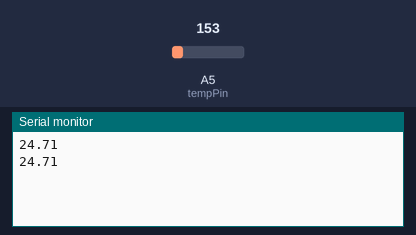
Bench run of a sketch on a simulated Arduino Uno, built with avr-gcc and run on an emulated ATmega328P. Parts: the last lines printed to the serial monitor. The test bench sets the inputs (shaded band); at power-on: A5 (tempPin) = 153.

Above: at 1.8 s.
1.9 s: A5 (tempPin) set to 165
At 2.8 s:
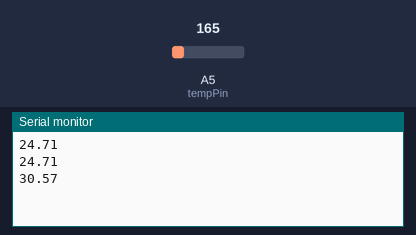
3.4 s: A5 (tempPin) set to 175
At 4.8 s:
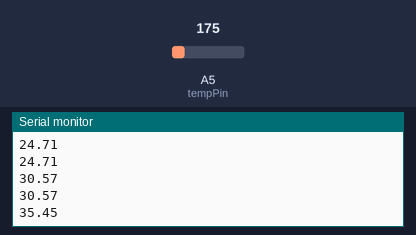
Timing chart, 0 to 6.4 s (numbered marks = the images above; inputs shaded):
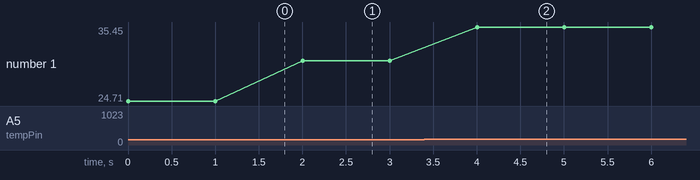

The sketch:

temperature_measure.ino
```cpp
const int tempPin = 5;

void setup() {
  Serial.begin(9600);

  pinMode(tempPin, INPUT);
}

void loop() {
  int sensor = 0;
  float voltage = 0;
  float celsius = 0;

  sensor = analogRead(tempPin);

  voltage = ((float)sensor * 5000) / 1024;

  celsius = (voltage - 500) / 10;

  Serial.println(celsius);
  delay(1000);
}
```

Measured:
- after the input at 1.9 s, the serial monitor: prints a new line after 0.10 s (image 1)
- after the input at 3.4 s, the serial monitor: prints a new line after 0.60 s (image 2)
- plotted number 1: 24.71 → 30.57 after the input at 1.9 s, 30.57 → 35.45 after the input at 3.4 s
